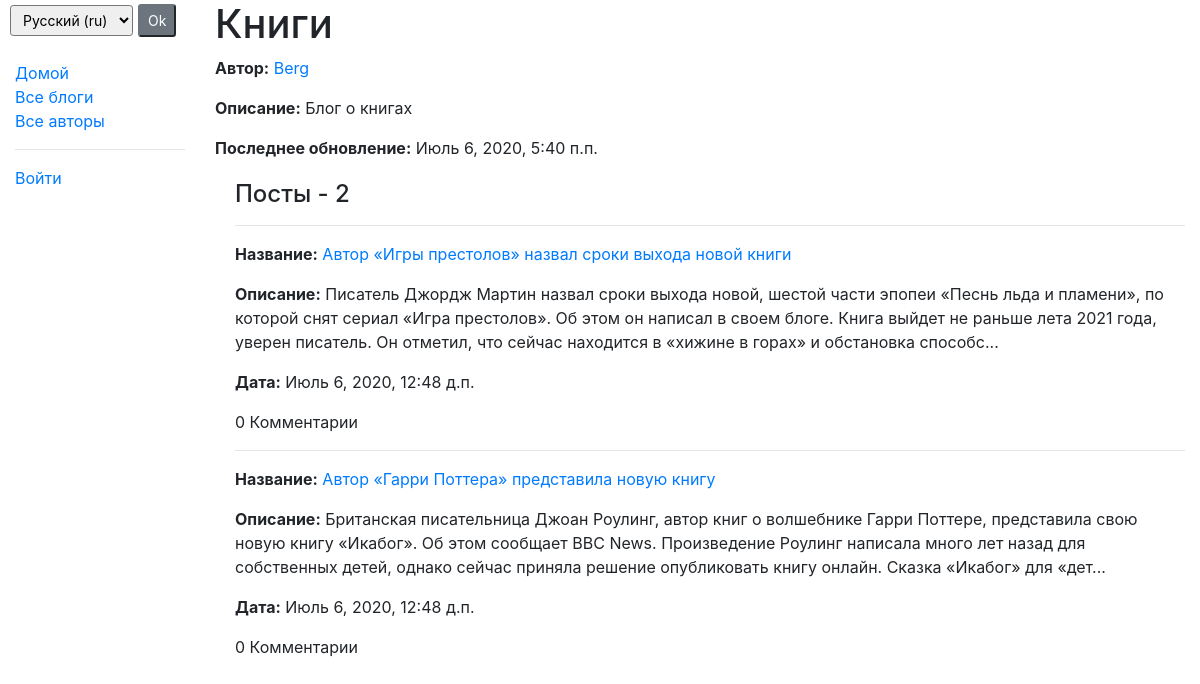
The app's page /blog/blogs/3, older data.
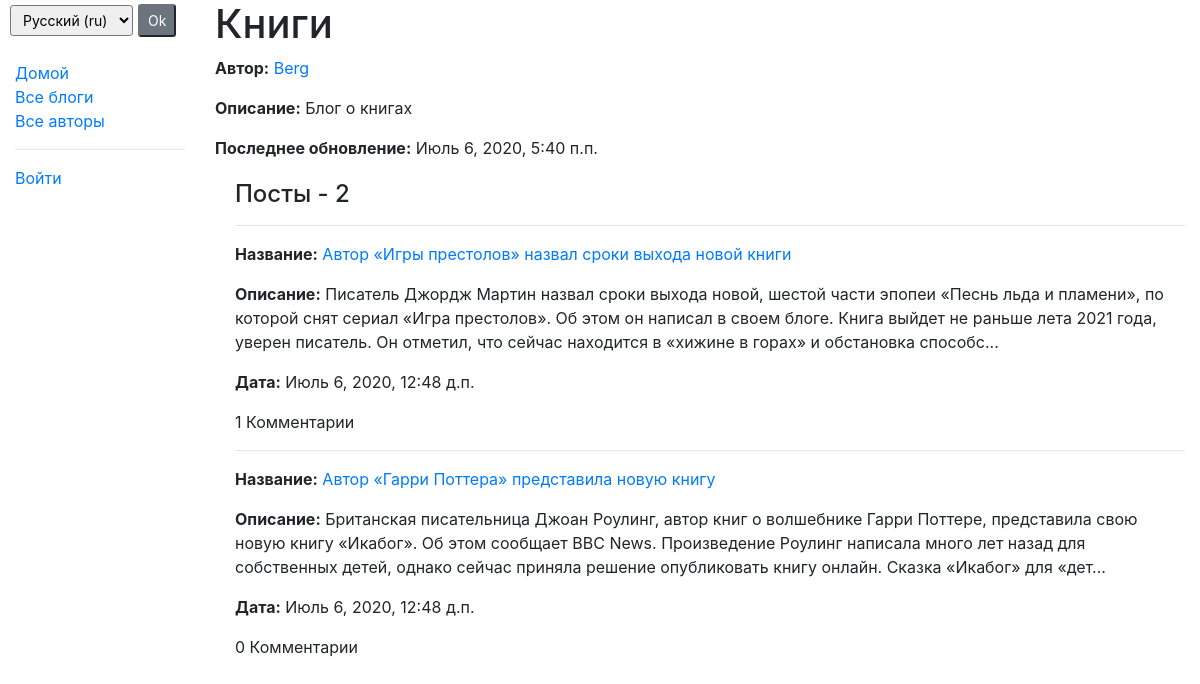
The same page, newer data.
### miniBlog/models.py (models this page shows, shortened)
class BlogMessage(models.Model):
    title = models.CharField(max_length=250, verbose_name='Название')
    create_date = models.DateTimeField(auto_now_add=True)
    text = models.TextField(verbose_name='Описание')
    blog = models.ForeignKey(Blog, on_delete=models.CASCADE, verbose_name='Блог')
    image = models.ImageField(upload_to='image/', null=True)
    class Meta:
        verbose_name = 'Пост'
        verbose_name_plural = 'Посты'
        ordering = ['create_date']
    def get_absolute_url(self):
        return reverse('message_detail', args=[str(self.blog.id), str(self.id)])
    def get_short_text(self):
        return self.text[:300] + '...' if len(self.text) > 300 else self.text

### miniBlog/views.py (the view)
# urls.py: path('blogs/<int:pk>', views.BlogDetailView.as_view(), name='blog_detail'),
class BlogDetailView(generic.DetailView):
    model = Blog

### miniBlog/models.py (called while the page is built)
    def get_absolute_url(self):
        return reverse('blogger', args=[str(self.id)])

### miniBlog/templates/miniBlog/blog_detail.html
{% extends "base_site.html" %}
{% load i18n %}
{% block content %}
  <h1>{{ blog.blog_name }}</h1>
  <p><strong>{% trans 'Author' %}:</strong> <a href="{{ blog.blogger.get_absolute_url }}">{{ blog.blogger.name }}</a></p>
  <p><strong>{% trans 'Description' %}:</strong> {{ blog.description }}</p>
  <p><strong>{% trans 'LastUpdate' %}:</strong> {{ blog.last_upd_date }}</p>
  <div style="margin-left:20px;margin-top:20px">
    <h4>{% trans 'Posts' %} - {{ blog.blogmessage_set.count }}</h4>
    {% for post in blog.blogmessage_set.all %}
    <hr>
    <p><strong>{% trans 'Title' %}:</strong> <a href="{{ post.get_absolute_url}}">{{post.title}}</a></p>
    <p><strong>{% trans 'Description' %}:</strong> {{post.get_short_text}}</p>
    <p><strong>{% trans 'Date' %}:</strong> {{post.create_date}}</p>
    <p>{{post.comment_set.count}} {% trans 'Comments' %}</p>
    {% endfor %}
  </div>
{% endblock %}

Row changes from the older to the newer data that the page shows:
changed BlogMessage "Автор «Игры престолов» назвал сроки выхода новой книги": comment_set.count "0" → "1"
